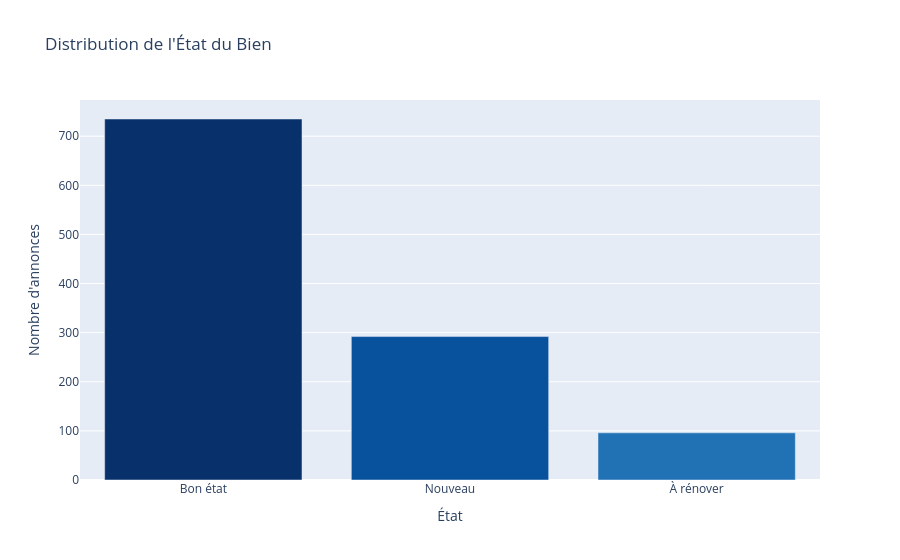
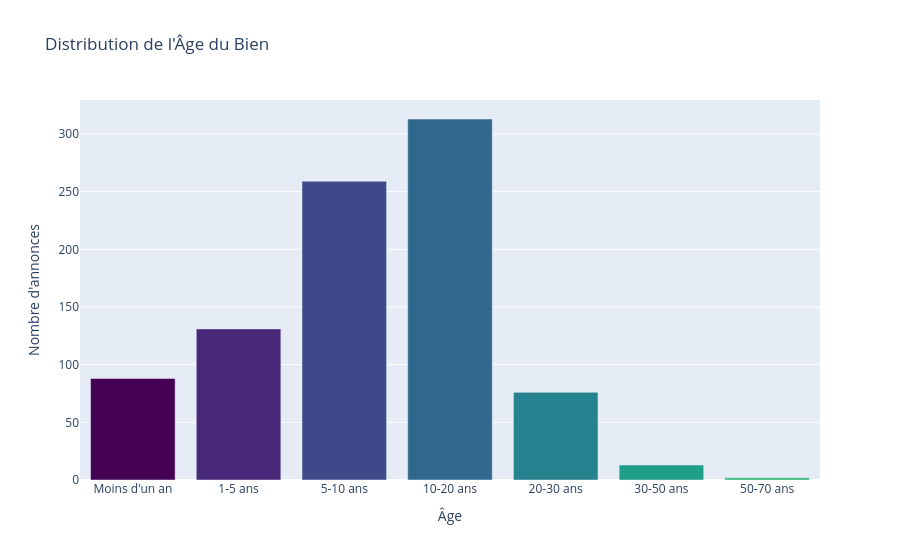

Notebook code cell kept with these figures, in order:
### Code cell
import plotly.express as px

# Graphe 1
current_state_tags = ['Bon état', 'Nouveau', 'À rénover']
state_counts = df['Current_state'].value_counts().reindex(current_state_tags).reset_index()
state_counts.columns = ['Current_state', 'count']

fig1 = px.bar(state_counts, x='Current_state', y='count', color='Current_state', 
              title="Distribution de l'État du Bien",
              labels={'Current_state': 'État', 'count': "Nombre d'annonces"},
              color_discrete_sequence=px.colors.sequential.Blues_r)
fig1.update_layout(showlegend=False)
fig1.show()

# Graphe 2
age_order = ["Moins d'un an", '1-5 ans', '5-10 ans', '10-20 ans', '20-30 ans', '30-50 ans', '50-70 ans']
age_counts = df['Age'].value_counts().reindex(age_order).reset_index()
age_counts.columns = ['Age', 'count']

fig2 = px.bar(age_counts, x='Age', y='count', color='Age', 
              title="Distribution de l'Âge du Bien",
              labels={'Age': 'Âge', 'count': "Nombre d'annonces"},
              color_discrete_sequence=px.colors.sequential.Viridis)  # Kanst3mlo Viridis hna
fig2.update_layout(showlegend=False)
fig2.show()

### Figure 1 — Plotly figure (JSON) as saved in the notebook; plotly's stock layout.template omitted (floating-point values rounded to 4 significant figures)
{"data": [{"hovertemplate": "État=%{x}<br>Nombre d'annonces=%{y}<extra></extra>", "legendgroup": "Bon état", "marker": {"color": "rgb(8,48,107)", "pattern": {"shape": ""}}, "name": "Bon état", "orientation": "v", "showlegend": true, "textposition": "auto", "type": "bar", "x": ["Bon état"], "xaxis": "x", "y": [735], "yaxis": "y"}, {"hovertemplate": "État=%{x}<br>Nombre d'annonces=%{y}<extra></extra>", "legendgroup": "Nouveau", "marker": {"color": "rgb(8,81,156)", "pattern": {"shape": ""}}, "name": "Nouveau", "orientation": "v", "showlegend": true, "textposition": "auto", "type": "bar", "x": ["Nouveau"], "xaxis": "x", "y": [292], "yaxis": "y"}, {"hovertemplate": "État=%{x}<br>Nombre d'annonces=%{y}<extra></extra>", "legendgroup": "À rénover", "marker": {"color": "rgb(33,113,181)", "pattern": {"shape": ""}}, "name": "À rénover", "orientation": "v", "showlegend": true, "textposition": "auto", "type": "bar", "x": ["À rénover"], "xaxis": "x", "y": [96], "yaxis": "y"}], "layout": {"barmode": "relative", "legend": {"title": {"text": "État"}, "tracegroupgap": 0}, "showlegend": false, "title": {"text": "Distribution de l'État du Bien"}, "xaxis": {"anchor": "y", "categoryarray": ["Bon état", "Nouveau", "À rénover"], "categoryorder": "array", "domain": [0, 1], "title": {"text": "État"}}, "yaxis": {"anchor": "x", "domain": [0, 1], "title": {"text": "Nombre d'annonces"}}}}

### Figure 2 — Plotly figure (JSON) as saved in the notebook; plotly's stock layout.template omitted (floating-point values rounded to 4 significant figures)
{"data": [{"hovertemplate": "Âge=%{x}<br>Nombre d'annonces=%{y}<extra></extra>", "legendgroup": "Moins d'un an", "marker": {"color": "#440154", "pattern": {"shape": ""}}, "name": "Moins d'un an", "orientation": "v", "showlegend": true, "textposition": "auto", "type": "bar", "x": ["Moins d'un an"], "xaxis": "x", "y": [88], "yaxis": "y"}, {"hovertemplate": "Âge=%{x}<br>Nombre d'annonces=%{y}<extra></extra>", "legendgroup": "1-5 ans", "marker": {"color": "#482878", "pattern": {"shape": ""}}, "name": "1-5 ans", "orientation": "v", "showlegend": true, "textposition": "auto", "type": "bar", "x": ["1-5 ans"], "xaxis": "x", "y": [131], "yaxis": "y"}, {"hovertemplate": "Âge=%{x}<br>Nombre d'annonces=%{y}<extra></extra>", "legendgroup": "5-10 ans", "marker": {"color": "#3e4989", "pattern": {"shape": ""}}, "name": "5-10 ans", "orientation": "v", "showlegend": true, "textposition": "auto", "type": "bar", "x": ["5-10 ans"], "xaxis": "x", "y": [259], "yaxis": "y"}, {"hovertemplate": "Âge=%{x}<br>Nombre d'annonces=%{y}<extra></extra>", "legendgroup": "10-20 ans", "marker": {"color": "#31688e", "pattern": {"shape": ""}}, "name": "10-20 ans", "orientation": "v", "showlegend": true, "textposition": "auto", "type": "bar", "x": ["10-20 ans"], "xaxis": "x", "y": [313], "yaxis": "y"}, {"hovertemplate": "Âge=%{x}<br>Nombre d'annonces=%{y}<extra></extra>", "legendgroup": "20-30 ans", "marker": {"color": "#26828e", "pattern": {"shape": ""}}, "name": "20-30 ans", "orientation": "v", "showlegend": true, "textposition": "auto", "type": "bar", "x": ["20-30 ans"], "xaxis": "x", "y": [76], "yaxis": "y"}, {"hovertemplate": "Âge=%{x}<br>Nombre d'annonces=%{y}<extra></extra>", "legendgroup": "30-50 ans", "marker": {"color": "#1f9e89", "pattern": {"shape": ""}}, "name": "30-50 ans", "orientation": "v", "showlegend": true, "textposition": "auto", "type": "bar", "x": ["30-50 ans"], "xaxis": "x", "y": [13], "yaxis": "y"}, {"hovertemplate": "Âge=%{x}<br>Nombre d'annonces=%{y}<extra></extra>", "legendgroup": "50-70 ans", "marker": {"color": "#35b779", "pattern": {"shape": ""}}, "name": "50-70 ans", "orientation": "v", "showlegend": true, "textposition": "auto", "type": "bar", "x": ["50-70 ans"], "xaxis": "x", "y": [2], "yaxis": "y"}], "layout": {"barmode": "relative", "legend": {"title": {"text": "Âge"}, "tracegroupgap": 0}, "showlegend": false, "title": {"text": "Distribution de l'Âge du Bien"}, "xaxis": {"anchor": "y", "categoryarray": ["Moins d'un an", "1-5 ans", "5-10 ans", "10-20 ans", "20-30 ans", "30-50 ans", "50-70 ans"], "categoryorder": "array", "domain": [0, 1], "title": {"text": "Âge"}}, "yaxis": {"anchor": "x", "domain": [0, 1], "title": {"text": "Nombre d'annonces"}}}}
